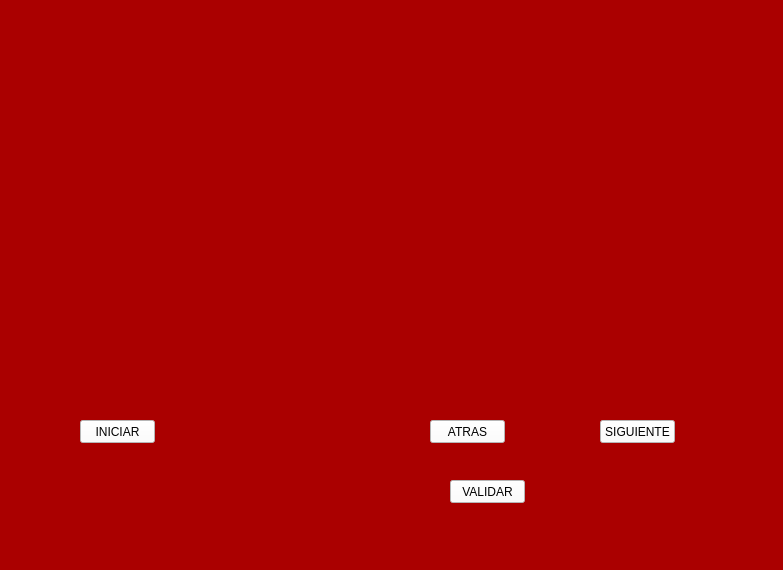
<?xml version="1.0" encoding="UTF-8"?>
<ui version="4.0">
 <class>MainWindow</class>
 <widget class="QMainWindow" name="MainWindow">
  <property name="windowModality">
   <enum>Qt::NonModal</enum>
  </property>
  <property name="geometry">
   <rect>
    <x>0</x>
    <y>0</y>
    <width>783</width>
    <height>570</height>
   </rect>
  </property>
  <property name="windowTitle">
   <string>MainWindow</string>
  </property>
  <property name="styleSheet">
   <string notr="true">background-color: rgb(170, 0, 0);</string>
  </property>
  <widget class="QWidget" name="centralwidget">
   <widget class="QLabel" name="label">
    <property name="geometry">
     <rect>
      <x>30</x>
      <y>10</y>
      <width>201</width>
      <height>101</height>
     </rect>
    </property>
    <property name="text">
     <string/>
    </property>
    <property name="pixmap">
     <pixmap resource="../Recursos.qrc">:/Logos/Imagenes/WhatsApp Image 2024-02-15 at 6.57.13 PM.jpeg</pixmap>
    </property>
    <property name="scaledContents">
     <bool>true</bool>
    </property>
   </widget>
   <widget class="QLabel" name="label_2">
    <property name="geometry">
     <rect>
      <x>520</x>
      <y>10</y>
      <width>241</width>
      <height>101</height>
     </rect>
    </property>
    <property name="text">
     <string/>
    </property>
    <property name="pixmap">
     <pixmap resource="../Recursos.qrc">:/Logos/Imagenes/UAT_2018_-_2021_HORIZONTAL.jpg</pixmap>
    </property>
    <property name="scaledContents">
     <bool>true</bool>
    </property>
   </widget>
   <widget class="QLabel" name="label_3">
    <property name="geometry">
     <rect>
      <x>680</x>
      <y>470</y>
      <width>91</width>
      <height>61</height>
     </rect>
    </property>
    <property name="text">
     <string/>
    </property>
    <property name="pixmap">
     <pixmap resource="../Recursos.qrc">:/Logos/Imagenes/WhatsApp Image 2024-02-15 at 9.24.51 PM.jpeg</pixmap>
    </property>
    <property name="scaledContents">
     <bool>true</bool>
    </property>
   </widget>
   <widget class="QPushButton" name="btn_iniciar">
    <property name="geometry">
     <rect>
      <x>80</x>
      <y>420</y>
      <width>75</width>
      <height>23</height>
     </rect>
    </property>
    <property name="styleSheet">
     <string notr="true">background-color: rgb(255, 255, 255);</string>
    </property>
    <property name="text">
     <string>INICIAR</string>
    </property>
   </widget>
   <widget class="QLabel" name="imagenPC">
    <property name="geometry">
     <rect>
      <x>70</x>
      <y>200</y>
      <width>311</width>
      <height>211</height>
     </rect>
    </property>
    <property name="text">
     <string/>
    </property>
    <property name="scaledContents">
     <bool>true</bool>
    </property>
   </widget>
   <widget class="QLabel" name="ImagenUsu">
    <property name="geometry">
     <rect>
      <x>410</x>
      <y>200</y>
      <width>311</width>
      <height>211</height>
     </rect>
    </property>
    <property name="text">
     <string/>
    </property>
    <property name="scaledContents">
     <bool>true</bool>
    </property>
   </widget>
   <widget class="QPushButton" name="btn_atras">
    <property name="geometry">
     <rect>
      <x>430</x>
      <y>420</y>
      <width>75</width>
      <height>23</height>
     </rect>
    </property>
    <property name="styleSheet">
     <string notr="true">background-color: rgb(255, 255, 255);</string>
    </property>
    <property name="text">
     <string>ATRAS</string>
    </property>
   </widget>
   <widget class="QPushButton" name="btn_validar">
    <property name="geometry">
     <rect>
      <x>450</x>
      <y>480</y>
      <width>75</width>
      <height>23</height>
     </rect>
    </property>
    <property name="styleSheet">
     <string notr="true">background-color: rgb(255, 255, 255);</string>
    </property>
    <property name="text">
     <string>VALIDAR</string>
    </property>
   </widget>
   <widget class="QPushButton" name="btn_siguiente">
    <property name="geometry">
     <rect>
      <x>600</x>
      <y>420</y>
      <width>75</width>
      <height>23</height>
     </rect>
    </property>
    <property name="styleSheet">
     <string notr="true">background-color: rgb(255, 255, 255);</string>
    </property>
    <property name="text">
     <string>SIGUIENTE</string>
    </property>
   </widget>
  </widget>
  <widget class="QMenuBar" name="menubar">
   <property name="geometry">
    <rect>
     <x>0</x>
     <y>0</y>
     <width>783</width>
     <height>21</height>
    </rect>
   </property>
  </widget>
  <widget class="QStatusBar" name="statusbar"/>
 </widget>
 <resources>
  <include location="../Recursos.qrc"/>
 </resources>
 <connections/>
</ui>
